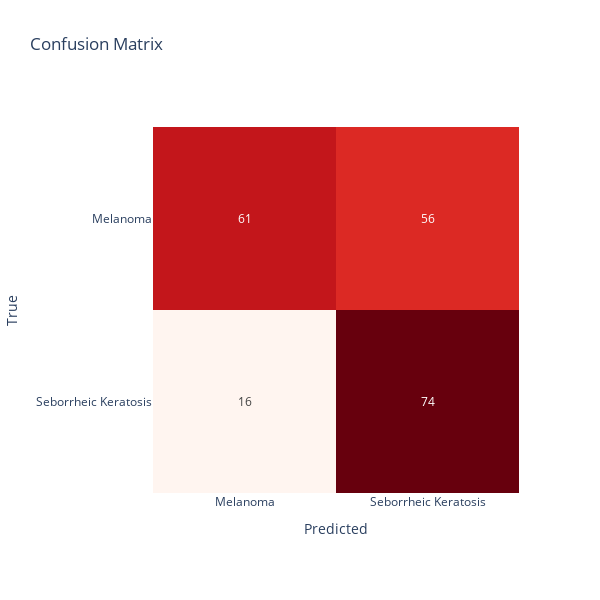

The cell this chart's notebook holds for it:
### Code cell
import plotly.express as px
# plot confusion matrix
fig = px.imshow(cm, labels=dict(x="Predicted", y="True", color="Count"), x=['Melanoma', 'Seborrheic Keratosis'],
                 y=['Melanoma', 'Seborrheic Keratosis'], text_auto=True, width=600, height=600, color_continuous_scale='reds',
                   title="Confusion Matrix")
# remove colorbar
fig.update_layout(coloraxis_showscale=False)
fig.show()

### Figure 1 — Plotly figure (JSON) as saved in the notebook; plotly's stock layout.template omitted (floating-point values rounded to 4 significant figures)
{"data": [{"coloraxis": "coloraxis", "hovertemplate": "Predicted: %{x}<br>True: %{y}<br>Count: %{z}<extra></extra>", "name": "0", "texttemplate": "%{z}", "type": "heatmap", "x": ["Melanoma", "Seborrheic Keratosis"], "xaxis": "x", "y": ["Melanoma", "Seborrheic Keratosis"], "yaxis": "y", "z": [[61, 56], [16, 74]]}], "layout": {"coloraxis": {"colorbar": {"title": {"text": "Count"}}, "colorscale": [[0, "rgb(255,245,240)"], [0.125, "rgb(254,224,210)"], [0.25, "rgb(252,187,161)"], [0.375, "rgb(252,146,114)"], [0.5, "rgb(251,106,74)"], [0.625, "rgb(239,59,44)"], [0.75, "rgb(203,24,29)"], [0.875, "rgb(165,15,21)"], [1, "rgb(103,0,13)"]], "showscale": false}, "height": 600, "title": {"text": "Confusion Matrix"}, "width": 600, "xaxis": {"anchor": "y", "constrain": "domain", "domain": [0, 1], "scaleanchor": "y", "title": {"text": "Predicted"}}, "yaxis": {"anchor": "x", "autorange": "reversed", "constrain": "domain", "domain": [0, 1], "title": {"text": "True"}}}}
